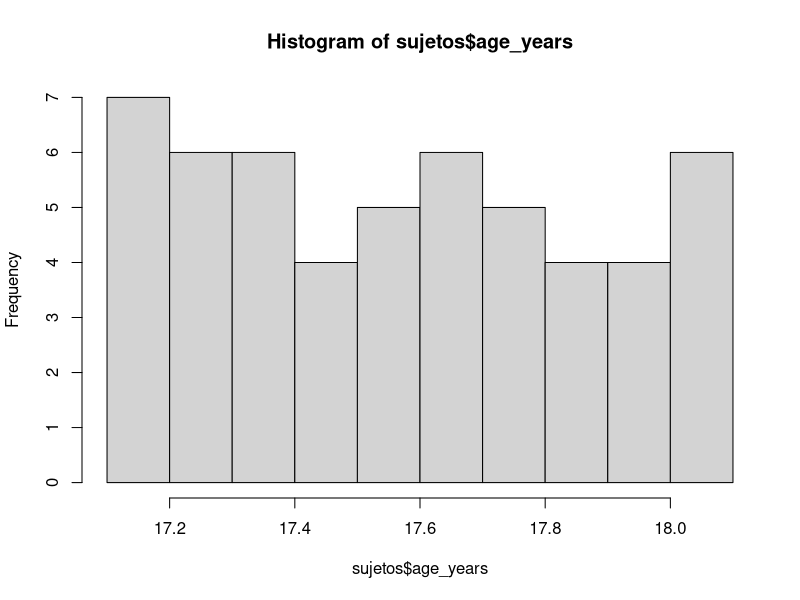
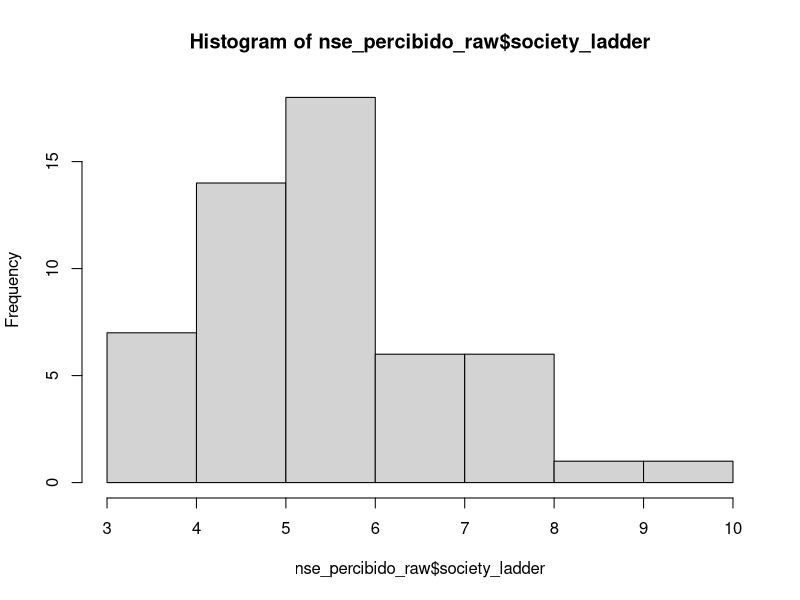
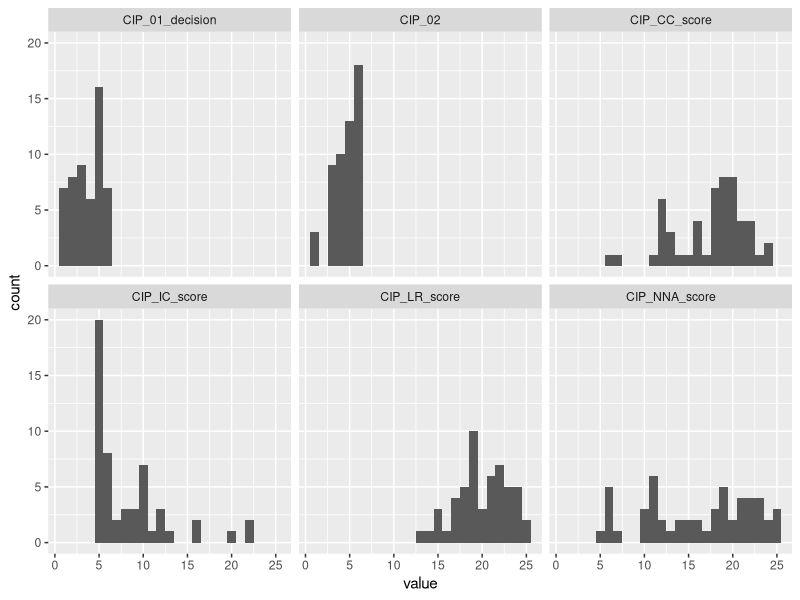
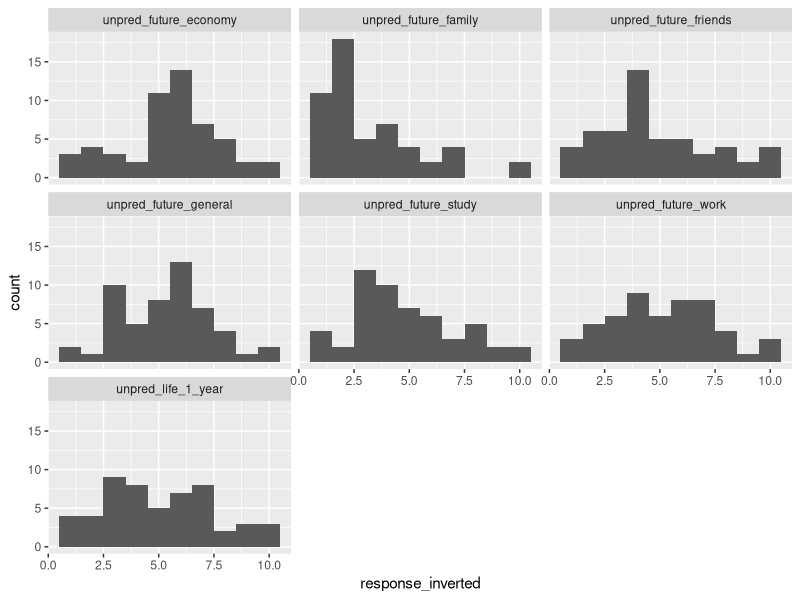
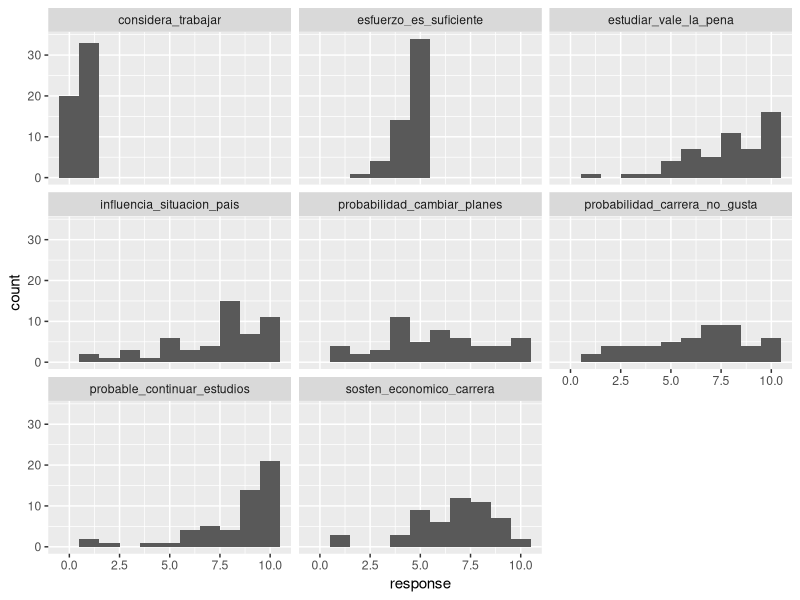

Write R code to recreate these figures, in order.
## ---- chunk 1

rm(list = ls())
unlink("Tablas/*")
unlink("Figuras/*")

# set.seed(123)
library(tidyverse)
library(flextable)
library(ggpubr)
# source("helper/helper_tables.R")
# source("helper/helper_functons.R")

## ---- chunk 2

# Cargo datos

sujetos <- read.csv("data/data_raw/subject_info_raw.csv")

contexto_familiar_raw <- read.csv("data/data_raw/home_environment_raw.csv")

nse_percibido_raw <- read.csv("data/data_raw/mac_arthur_scale_raw.csv")

impredecibilidad_raw <- read.csv("data/data_raw/future_unpredictability_raw.csv")

orientacion_vocacional_cuanti_raw <- read.csv("data/data_raw/orientacion_vocacional_cuanti_raw.csv")

indecision_carrera <- read.csv("data/data_raw/career_indecision_raw.csv")

## ---- chunk 3

hist(sujetos$age_years)

table(sujetos$gender)

## ---- chunk 4

table(contexto_familiar_raw$max_educ_level_mother)

table(contexto_familiar_raw$max_educ_level_father)

hist(nse_percibido_raw$society_ladder)


## ---- chunk 5

indecision_carrera_scores <- indecision_carrera %>% 
  filter(item_name == "CIP_01_decision" | item_name == "CIP_02" | grepl("score", item_name))

indecision_carrera_scores %>% 
  ggplot(aes(x = value))+
  geom_histogram(binwidth = 1)+
  facet_wrap(~ item_name)

# Paso a formato wide

indecision_carrera_scores_wide <- indecision_carrera_scores %>% 
  pivot_wider(id_cols = "ID", names_from = item_name, values_from = value)

## ---- chunk 6


impredecibilidad_raw %>% 
  ggplot(aes(x = response_inverted))+
  geom_histogram(binwidth = 1)+
  facet_wrap(~ item_name)


impredecibilidad_wide <- impredecibilidad_raw %>% 
  pivot_wider(id_cols = "ID", names_from = item_name, values_from = response_inverted)

## ---- chunk 7


orientacion_vocacional_cuanti_raw %>% 
  ggplot(aes(x = response))+
  geom_histogram(binwidth = 1)+
  facet_wrap(~ item_name)


orientacion_vocacional_cuanti_wide <- orientacion_vocacional_cuanti_raw %>% 
  pivot_wider(id_cols = "ID", names_from = item_name, values_from = response)

## ---- chunk 8

df_completo <- sujetos %>% 
  left_join(contexto_familiar_raw) %>% 
  left_join(nse_percibido_raw) %>% 
  left_join(impredecibilidad_wide) %>% 
  left_join(orientacion_vocacional_cuanti_wide) %>% 
  left_join(indecision_carrera_scores_wide) 

write.csv(df_completo, "data/df_completo_impredecibilidad_adolescencia_carrera.csv")
